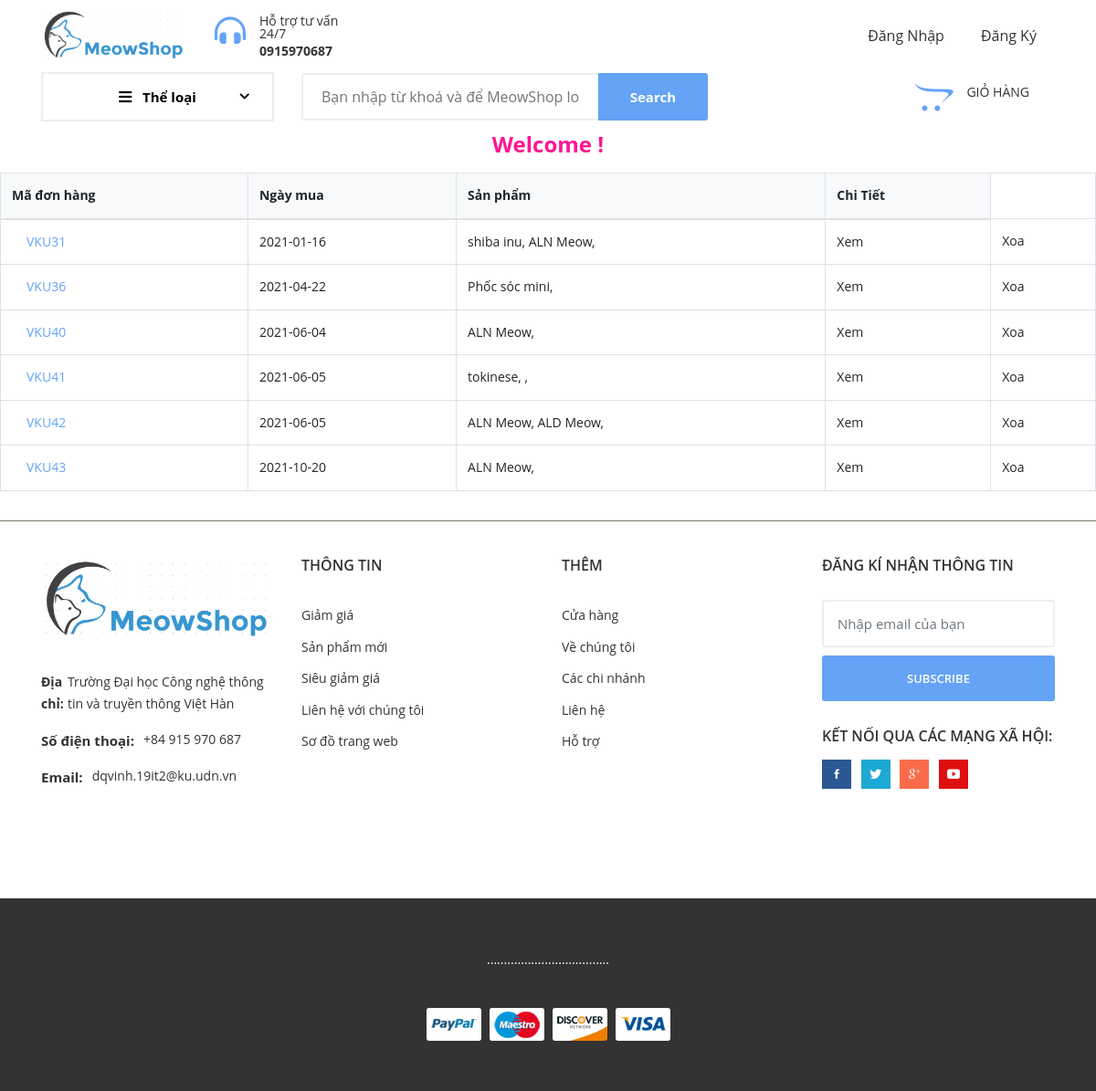
Screenshot of /website/donhang.php with the database file from the repository.
### tables this page shows
CREATE TABLE `donhang` (
  `idhoadon` int(20) NOT NULL,
  `idkhachhang` int(50) NOT NULL,
  `ngay` date NOT NULL,
  `ten` varchar(50) NOT NULL,
  `sdt` int(50) NOT NULL,
  `diachi` varchar(200) NOT NULL,
  `ghichu` varchar(255) NOT NULL
);

CREATE TABLE `chitiethoadon` (
  `idhd` int(11) NOT NULL,
  `idsanpham` int(11) NOT NULL,
  `soluong` int(11) NOT NULL,
  `dongia` int(20) NOT NULL
);

CREATE TABLE `hanghoa` (
  `id` int(11) NOT NULL,
  `tenhang` varchar(200) NOT NULL,
  `soluong` int(11) NOT NULL,
  `dongia` int(11) NOT NULL,
  `iddanhmuc` int(11) NOT NULL,
  `anh` mediumtext NOT NULL,
  `mota` varchar(2000) NOT NULL,
  `giamgia` float NOT NULL
);

### website/donhang.php (the view, shortened to what this page needs)
<?php
    include('menu.php');
?>
<?php
    $Statement_Order = "SELECT COUNT(idhoadon) AS Quanlity_Order FROM donhang";
?>
<div class="row">
    <div class="col-12">
        <div>
            <h4 class="header-title mb-3" style="text-align:center; color: deeppink"><b>Welcome !</b></h4>
        </div>
    </div>
</div>
<div class="row">
    <div class="col-12">
    <table  id="datatable" class="table table-bordered dt-responsive nowrap" style="border-collapse: collapse; border-spacing: 0; width: 100%;">
    <thead class="bg-light">
    <tr>
        <th>Mã đơn hàng</th>
        <th>Ngày mua</th>
        <th>Sản phẩm</th>
        <th>Chi Tiết</th>
    </tr>
    </thead>
    <tbody class="font-14">
        <?php
            $UID= $_SESSION['id'];
            if($_SESSION['vt']=="khach"){
                $Statement_Order = "SELECT * FROM donhang WHERE idkhachhang= $UID";
            }
            else {
                $Statement_Order = "SELECT * FROM donhang";
            }
            $Query_Order = mysqli_query($conn, $Statement_Order);
            while ($Display_Order = mysqli_fetch_assoc($Query_Order)){
                $Statement_OrderDetail = "SELECT * FROM chitiethoadon WHERE idhd =".$Display_Order['idhoadon'];
                $Query_OrderDetail = mysqli_query($conn, $Statement_OrderDetail);
                echo "<tr>
                <td><a href='javascript: void(0);' class='text-primary ml-3'>VKU$Display_Order[idhoadon]</a> </td>
                <td>$Display_Order[ngay]</td>
                <td class='text_product_hidden'>";
                while($Display_OrderDetail = mysqli_fetch_assoc($Query_OrderDetail)){
                    $Statement_Product = "SELECT * FROM hanghoa WHERE id =".$Display_OrderDetail['idsanpham'];
                    $Query_Product = mysqli_query($conn, $Statement_Product);
                    $Display_Product = mysqli_fetch_assoc($Query_Product);
                    echo "$Display_Product[tenhang], ";
                }
                echo '</td><td>
                        <a href="chitiethoadon.php?id='.$Display_Order['idhoadon'].'">Xem</a>
                </td>
                <td>
                        <a href="xoadh.php?id='.$Display_Order['idhoadon'].'">Xoa</a>
                </td>';
            echo    "
            </tr>";
            }
            ?>
    </tbody>
</table>
    </div>
</div>
<?php
    include('footer.php');
?>

### website/menu.php (shortened to what this page needs)
<!DOCTYPE html>
<html lang="zxx">
    <link rel="stylesheet" type="text/css" media="screen" href="css/plugins.css" />
    <link rel="stylesheet" type="text/css" media="screen" href="css/main.css" />
</head>
<body>
    <div class="site-wrapper" id="top">
        <div class="site-header d-none d-lg-block">
            <div class="header-middle pt--10 pb--10">
                <div class="container">
                    <div class="row align-items-center">
                        <div class="col-lg-2 ">
                            <a href="index.php" class="site-brand">
                                <img src="image/bg-images/cat.png" alt="">
                            </a>
                        </div>
                        <div class="col-lg-2" >
                            <div class="header-phone ">
                                <div class="icon">
                                    <i class="fas fa-headphones-alt"></i>
                                </div>
                                <div class="text">
                                    <p>Hỗ trợ tư vấn 24/7</p>
                                    <p class="font-weight-bold number">0915970687</p>
                                </div>
                            </div>
                        </div>
                        <div class="col-lg-8" >
                            <div class="main-navigation flex-lg-right">
                                <ul class="main-menu menu-right ">
                                    <?php
                                    if (isset($_SESSION['ten'])) {
                                        echo'
                                        <li class="menu-item">
                                        <a href="dangxuat.php"><span style="text-transform: capitalize;">Đăng xuất</span></a>
                                    </li>';
                                    }
                                    else{
                                        echo'
                                        <li class="menu-item">
                                        <a href="login.php"><span style="text-transform: capitalize;">Đăng nhập</span></a>
                                    </li>
                                    <li class="menu-item">
                                        <a href="register.php"><span style="text-transform: capitalize;">Đăng ký</span></a>
                                    </li>';
                                    }
                                    ?>
                                </ul>
                            </div>
                        </div>
                    </div>
                </div>
            </div>
            <div class="header-bottom pb--10">
                <div class="container">
                    <div class="row align-items-center">
                        <div class="col-lg-3">
                            <nav class="category-nav   ">
                                <div>
                                    <a href="javascript:void(0)" class="category-trigger"><i
                                        class="fa fa-bars"></i> Thể loại</a>
                                </div>
                            </nav>
                        </div>
                        <div class="col-lg-5">
                            <div class="header-search-block">
								<form action="search.php" method="GET">
             					<input type="text" name="search" placeholder="Bạn nhập từ khoá và để MeowShop lo">
									<button  type="submit" name="ok">Search</button>
								</form>
                            </div>
                        </div>
                        <div class="col-lg-4">
                            <div class="main-navigation flex-lg-right">
                                <div class="cart-widget">
                                    <div class="cart-block">
                                        <div class="cart-total">
                                            <a  href="cart.php" class="text-item">
                                                GIỎ HÀNG
                                    </a>
                                        </div>
                                    </div>
                                </div>
                            </div>
                        </div>
                    </div>
                </div>
            </div>
    </div>
        </div>
</body>
</html>

### website/footer.php (shortened to what this page needs)
<!DOCTYPE html>
<html>
<head>
    <link rel="stylesheet" type="text/css" media="screen" href="css/plugins.css" />
    <link rel="stylesheet" type="text/css" media="screen" href="css/main.css" />
</head>
<body>
	<footer class="site-footer">
    <hr  width="100%" size="5px" align="center" color="#809176"><br>
        <div class="container">
            <div class="row justify-content-between  section-padding">
                <div class=" col-xl-3 col-lg-4 col-sm-6">
                    <div class="single-footer pb--40">
                        <div class="brand-footer footer-title">
                            <img src="image\bg-images\cat.PNG" alt="">
                        </div>
                        <div class="footer-contact">
                            <p><b>Địa chỉ:</b><span class="text">Trường Đại học Công nghệ thông tin và truyền thông Việt Hàn</span></p>
                            <p><span class="label">Số điện thoại:</span><span class="text">+84 915 970 687</span></p>
                            <p><span class="label">Email:</span><span class="text">dqvinh.19it2@ku.udn.vn</span></p>
                        </div>
                    </div>
                </div>
                <div class=" col-xl-3 col-lg-2 col-sm-6">
                    <div class="single-footer pb--40">
                        <div class="footer-title">
                            <h3>Thông tin</h3>
                        </div>
                        <ul class="footer-list normal-list">
                            <li><a href="#">Giảm giá</a></li>
                            <li><a href="#">Sản phẩm mới</a></li>
                            <li><a href="#">Siêu giảm giá</a></li>
                            <li><a href="#">Liên hệ với chúng tôi</a></li>
                            <li><a href="#">Sơ đồ trang web</a></li>
                        </ul>
                    </div>
                </div>
                <div class=" col-xl-3 col-lg-2 col-sm-6">
                    <div class="single-footer pb--40">
                        <div class="footer-title">
                            <h3>Thêm</h3>
                        </div>
                        <ul class="footer-list normal-list">
                            <li><a href="#">Cửa hàng</a></li>
                            <li><a href="#">Về chúng tôi</a></li>
                            <li><a href="#">Các chi nhánh</a></li>
                            <li><a href="#">Liên hệ</a></li>
                            <li><a href="#">Hỗ trợ</a></li>
                        </ul>
                    </div>
                </div>
                <div class=" col-xl-3 col-lg-4 col-sm-6">
                    <div class="footer-title">
                        <h3>Đăng kí nhận thông tin</h3>
                    </div>
                    <div class="newsletter-form mb--30">
                        <form action="#">
                            <input type="email" class="form-control" placeholder="Nhập email của bạn">
                            <button class="btn btn--primary w-100">Subscribe</button>
                        </form>
                    </div>
                    <div class="social-block">
                        <h3 class="title">Kết nối qua các mạng xã hội:</h3>
                        <ul class="social-list list-inline">
                            <li class="single-social facebook"><a href="https://www.facebook.com/MeowShop-107790927679495"><i class="ion ion-social-facebook"></i></a>
                            </li>
                            <li class="single-social twitter"><a href="#"><i class="ion ion-social-twitter"></i></a></li>
                            <li class="single-social google"><a href="#"><i
                                        class="ion ion-social-googleplus-outline"></i></a></li>
                            <li class="single-social youtube"><a href="#"><i class="ion ion-social-youtube"></i></a></li>
                        </ul>
                    </div>
                </div>
            </div>
        </div>
        <div class="footer-bottom">
            <div class="container">
                <p class="copyright-heading">....................................</p>
                <a href="#" class="payment-block">
                    <img src="image/icon/payment.png" alt="">
                </a>
            </div>
        </div>
    </footer>
</body>
</html>

### rows the page displays
donhang: idhoadon "31", ngay "2021-01-16"
chitiethoadon: hanghoa.tenhang "shiba inu"
chitiethoadon: hanghoa.tenhang "ALN Meow"
donhang: idhoadon "36", ngay "2021-04-22"
chitiethoadon: hanghoa.tenhang "Phốc sóc mini"
donhang: idhoadon "40", ngay "2021-06-04"
chitiethoadon: hanghoa.tenhang "ALN Meow"
donhang: idhoadon "41", ngay "2021-06-05"
chitiethoadon: hanghoa.tenhang "tokinese"
donhang: idhoadon "42", ngay "2021-06-05"
chitiethoadon: hanghoa.tenhang "ALN Meow"
chitiethoadon: hanghoa.tenhang "ALD Meow"
donhang: idhoadon "43", ngay "2021-10-20"
chitiethoadon: hanghoa.tenhang "ALN Meow"
